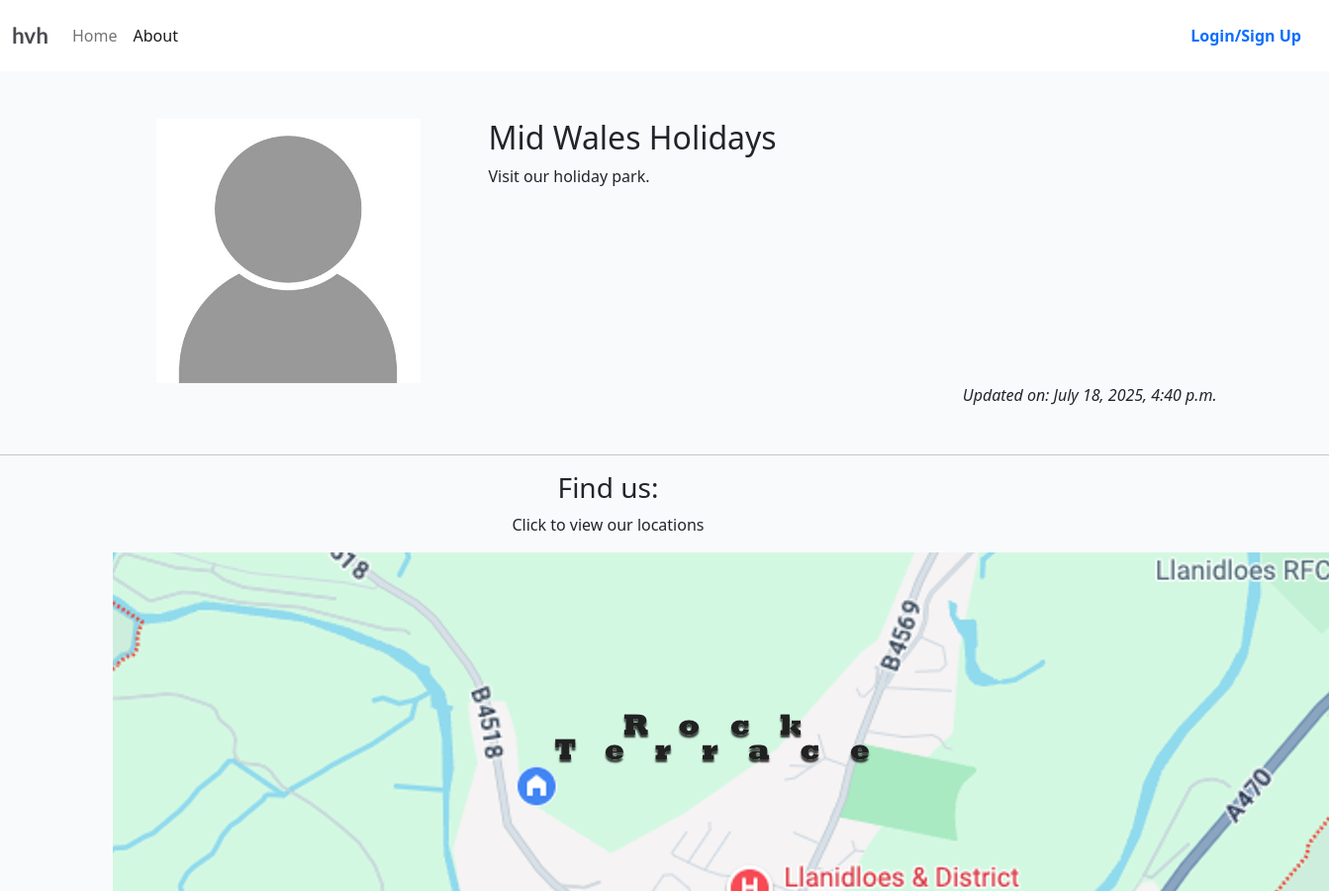
Page /about/ (upper part) on the earlier database version.
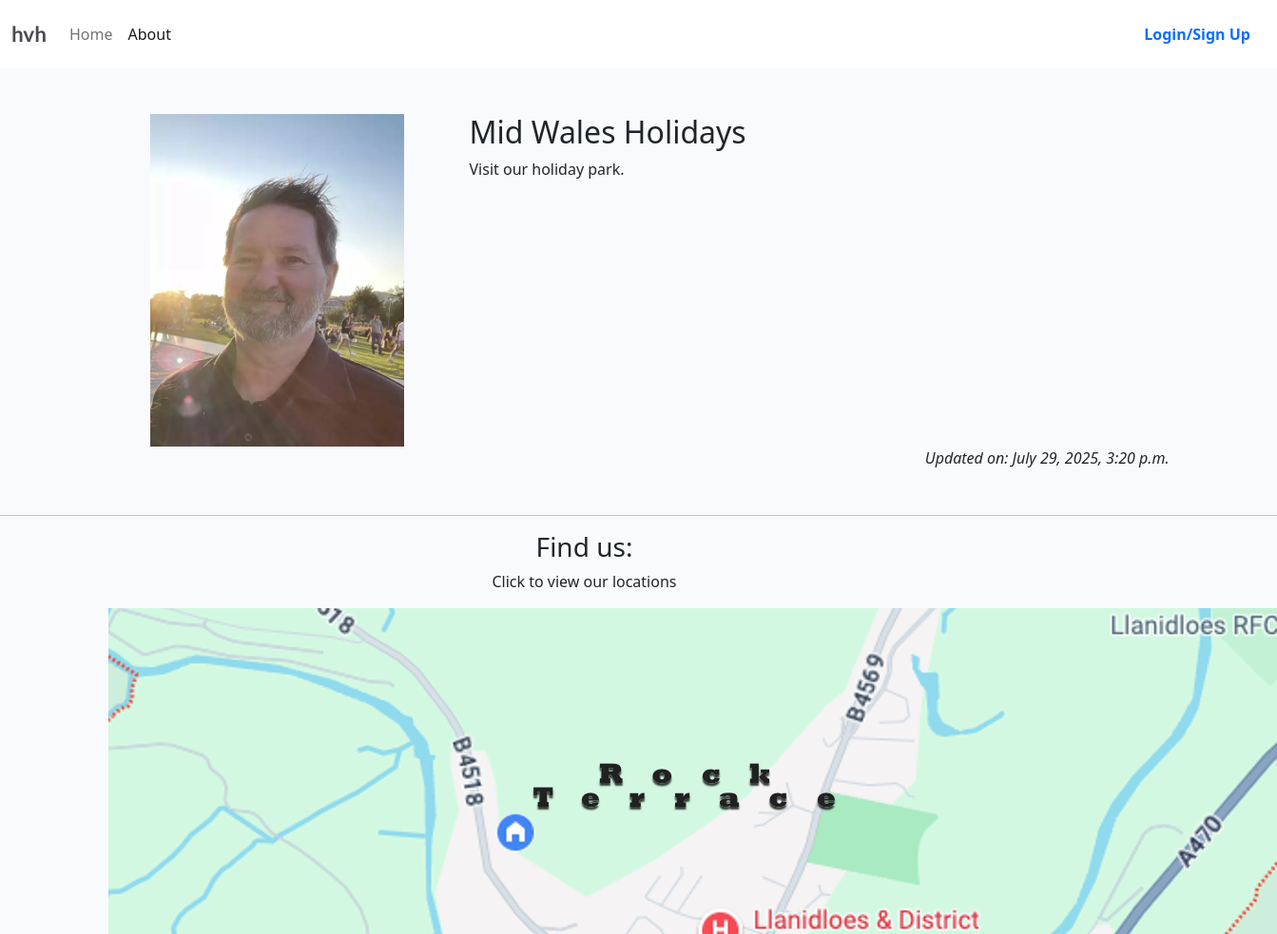
Same page on the later database version.
### about/models.py (models this page shows, shortened)
class About(models.Model):
    title = models.CharField(max_length=200)
    updated_on = models.DateTimeField(auto_now=True)
    profile_image = models.ImageField(upload_to='about/images', blank=True,
                                      null=True, default='placeholder')
    content = models.TextField()

### about/views.py (the view)
# urls.py: path('', views.about_me, name='about'),
def about_me(request):
    about = About.objects.all().order_by('-updated_on').first()
    return render(
        request,
        "about/about.html",
        {"about": about},
    )

### about/templates/about/about.html
{% extends 'base.html' %}
{% load static %}
{% block content %}
<div class="container mt-5">
    <div class="row">
        <div class="col-4 text-center">
            {% if "placeholder" in about.profile_image.url %}
            <img src="{% static 'images/nobody.jpg' %}"  width="75%" class="profile-image" alt="{{ about.title }}">
            {% else %}
            <img src="{{ about.profile_image.url }}"  width="75%" class="profile-image" alt="{{ about.title }}">
            {% endif %}
        </div>
        <div class="col-8">
      <h2>{{ about.title }}</h2>
      {{ about.content | safe }}
    </div>
    </div>
    <div class="row">
        <div class="col text-right">
            <p class="text-end"><em>Updated on: {{ about.updated_on }}</em></p>
        </div>
      </div>
</div>
{% endblock content %}

Differences in the rows shown:
changed About "Mid Wales Holidays": profile_image: a different picture; updated_on "July 18, 2025, 4:40 p.m." → "July 29, 2025, 3:20 p.m."
